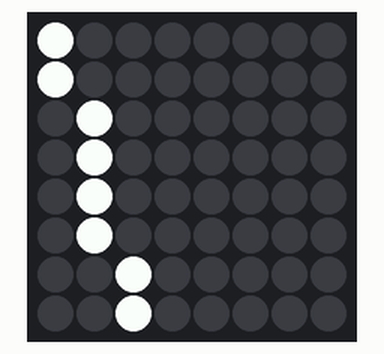
Simulated run of this program. Board: Raspberry Pi (BCM pin numbers) with a Sense HAT. On the bench: the Sense HAT's 8×8 RGB LED matrix. What the program prints to the terminal is not drawn. At 14.1 s the program stops and its outputs stay as they are.

Above: at 12.1 s.

Measured:
- what the display in image 0 shows lasts 2.0 s, from 12.1 s to 14.1 s

The program:

Class_MySenseHat_RuediKubli.py
```python
# Class_MySenseHat.py
# -----------------------------------------------------------------------------
# Diese Aufgabenstellung sieht zwei Klassen vor:
# 1) SenseHat  -> die "Elternklasse" (Basis mit 8x8 Matrix)
# 2) MySenseHat -> die "Kindklasse", welche SenseHat entsprechend erweitert
# -----------------------------------------------------------------------------
# MySenseHat soll folgende Erweiterungen bieten:
# - Standardfarben (background, foreground)
# - Überschreiben von set_pixel() mit Prüfung der Koordinaten
# - Methode draw_line() zum Zeichnen von Linien
# - x=0, y=0 ist die Ecke oben links
# -----------------------------------------------------------------------------
# Am Ende des Codes steht ein kleines Testprogramm, das die Funktionalität
# der Klasse MySenseHat demonstriert.
# -----------------------------------------------------------------------------

#!/usr/bin/env python3

from sense_hat import SenseHat
from typing import Tuple, List
from time import sleep

# ------------------- Elternklasse: SenseHat ----------------------------------
# Einfaches 8x8 LED-Display mit RGB-Farben pro Pixel
class SenseHat:
    """
    Stellt ein einfaches 8x8 LED-Display dar.
    Jedes Pixel speichert eine Farbe (r, g, b).
    """

    def __init__(self):
        # Erstelle ein 8x8 Feld (Liste in Liste)
        # Jedes Pixel startet mit schwarz (0,0,0)
        self._width = 8
        self._height = 8
        self._buffer: List[List[Tuple[int, int, int]]] = [
            [(0, 0, 0) for _ in range(self._width)]
            for _ in range(self._height)
        ]

    def set_pixel(self, x: int, y: int, r: int, g: int, b: int):
        """
        Setzt ein Pixel an Position (x,y) auf die Farbe (r,g,b).
        Achtung: hier erfolgt KEINE Prüfung, ob Variablen gültig Werte besitzen
        """
        self._buffer[y][x] = (r, g, b)

    def get_pixel(self, x: int, y: int) -> Tuple[int, int, int]:
        """
        Gibt die Farbe des Pixels an Position (x,y) zurück.
        """
        return self._buffer[y][x]

    def set_pixels(self, pixels: List[Tuple[int, int, int]]):
        """
        Setzt ALLE Pixel auf einmal.
        Erwartet eine Liste von 64 Farben (8x8).
        """
        if len(pixels) != self._width * self._height:
            raise ValueError("Es müssen genau 64 Pixel übergeben werden!")
        it = iter(pixels)
        for y in range(self._height):
            for x in range(self._width):
                self._buffer[y][x] = next(it)

    def get_pixels(self) -> List[Tuple[int, int, int]]:
        """
        Gibt alle Pixel zeilenweise zurück.
        """
        return [px for row in self._buffer for px in row]

    def show(self):
        """
        Gibt die aktuelle Pixelmatrix auf dem Sense-HAT aus
        """
        try:
            from sense_hat import SenseHat
            sense = SenseHat()
            pixels = self.get_pixels()
            sense.set_pixels(pixels)
        except ImportError:
            print("Sense-HAT Bibliothek nicht installiert.")
        except Exception as e:
            print(f"Fehler bei Sense-HAT Ausgabe: {e}")

# ------------------- Kindklasse: MySenseHat -------------------
class MySenseHat(SenseHat):
    """
    Erweiterte Version von SenseHat:
    - hat Standardfarben (background, foreground)
    - überschreibt set_pixel() -> prüft Koordinaten
    - kann Linien zeichnen mit draw_line()
    """

    def __init__(self):
        super().__init__()
        # Standardfarben setzen
        self.default_background_color = (0, 0, 0)   # schwarz
        self.default_foreground_color = (255, 255, 255)  # weiß

    # ---- Überschreiben von set_pixel ----
    def set_pixel(self, x, y, r=None, g=None, b=None) -> bool:
        """
        Überschreibt set_pixel aus der Elternklasse:
        - Wandelt x und y in int um (rundet bei Float, konvertiert bei String)
        - Prüft, ob die Werte im gültigen Bereich sind (0..7)
        - Ruft nur dann die Elternklasse auf, wenn alles ok ist
        - Gibt True zurück, wenn Pixel gesetzt wurde, sonst False
        """

        # Versuche x und y in int umzuwandeln
        try:
            x = int(round(float(x)))
            y = int(round(float(y)))
        except Exception:
            print("Fehler: x oder y konnten nicht umgewandelt werden.")
            return False

        # Prüfen ob innerhalb der 8x8 Matrix
        if not (0 <= x < self._width and 0 <= y < self._height):
            print(f"Out of bounds: ({x},{y}) nicht im Bereich 0-7")
            return False

        # Farbwerte prüfen
        if g is None and b is None:
            r, g, b = r  # Tupel oder Liste
            super().set_pixel(x, y, int(r), int(g), int(b))
            return True

    # ---- Linien zeichnen ----
    def draw_line(self, start_point, end_point, bg_color=None, fg_color=None):
        """
        Zeichnet eine Linie von start_point nach end_point.
        - Start/Endpunkte dürfen auch ausserhalb liegen
        - bg_color: wenn angegeben, füllt den Hintergrund
        - fg_color: Farbe der Linie (Standard = default_foreground_color)
        """

        # Hintergrund füllen, falls gewünscht
        if bg_color is not None:
            self.set_pixels([bg_color] * 64)

        # Linienfarbe bestimmen
        color = fg_color if fg_color is not None else self.default_foreground_color

        x0, y0 = int(round(float(start_point[0]))), int(round(float(start_point[1])))
        x1, y1 = int(round(float(end_point[0]))), int(round(float(end_point[1])))

        if x1 == x0:
            # Von min(y0,y1) bis max(y0,y1) in y-Schritten von 1 laufen
            y_min, y_max = (y0, y1) if y0 <= y1 else (y1, y0)
            y = y_min
            while y <= y_max:
                self.set_pixel(x0, y, color)  # set_pixel rundet und clippt
                y += 1.0
            return

        # 3) Normale (nicht-vertikale) Linie: a und b berechnen
        a = (y1 - y0) / (x1 - x0)          # Steigung
        b_lin = y0 - a * x0                # Achsenabschnitt b

        # 4) Je nach Steigung unterschiedlich iterieren:
        if abs(a) <= 1.0:
            # "flache" Linie: in x-Schritten von 1 gehen und y = a*x + b berechnen
            x_min, x_max = (x0, x1) if x0 <= x1 else (x1, x0)
            x = x_min
            while x <= x_max:
                y = a * x + b_lin
                self.set_pixel(x, y, color)  # r,g,b als Einzelwerte
                x += 1.0
        else:
            # "steile" Linie: in y-Schritten von 1 gehen und x = (y - b)/a berechnen
            y_min, y_max = (y0, y1) if y0 <= y1 else (y1, y0)
            y = y_min
            while y <= y_max:
                x = (y - b_lin) / a
                self.set_pixel(x, y, color)
                y += 1.0

    def clear(self):
        """setzt alle Pixel auf default_background_color"""
        self.set_pixels([self.default_background_color] * 64)


# ------------------- Testprogramm -------------------
if __name__ == "__main__":
    sh = SenseHat()

    # Pixel innerhalb setzen
    sh.set_pixel(4, 5, 255, 0, 0)  # bricht mit Fehlermeldung ab

    # Pixel außerhalb -> gibt False zurück
    #sh.set_pixel(8, 5, 0, 255, 0)  # grün

    # Ausgabe in Konsole
    sh.show()
    sleep(10)

    sh2 = MySenseHat()
    sh2.clear()
    sh2.show()

    # Pixel innerhalb setzen
    sh2.set_pixel(4, 5, (255, 0, 0))  # rot
    # Pixel außerhalb -> gibt False zurück
    sh2.set_pixel(8, 5, (0, 255, 0))  # grün
    sh2.show()
    sleep(2)

    # Linie zeichnen (diagonal)
    # sh2.draw_line((-3, -3), (9, 9), bg_color=(0, 0, 0), fg_color=(255, 255, 255))
    sh2.draw_line((0, 0), (2, 7), bg_color=(0, 0, 0), fg_color=(255, 255, 255))


    # Ausgabe auf Display
    sh2.show()
    sleep(2)

    # Display löschen mit default.background
    sh2.clear()
    sh2.show()
```
